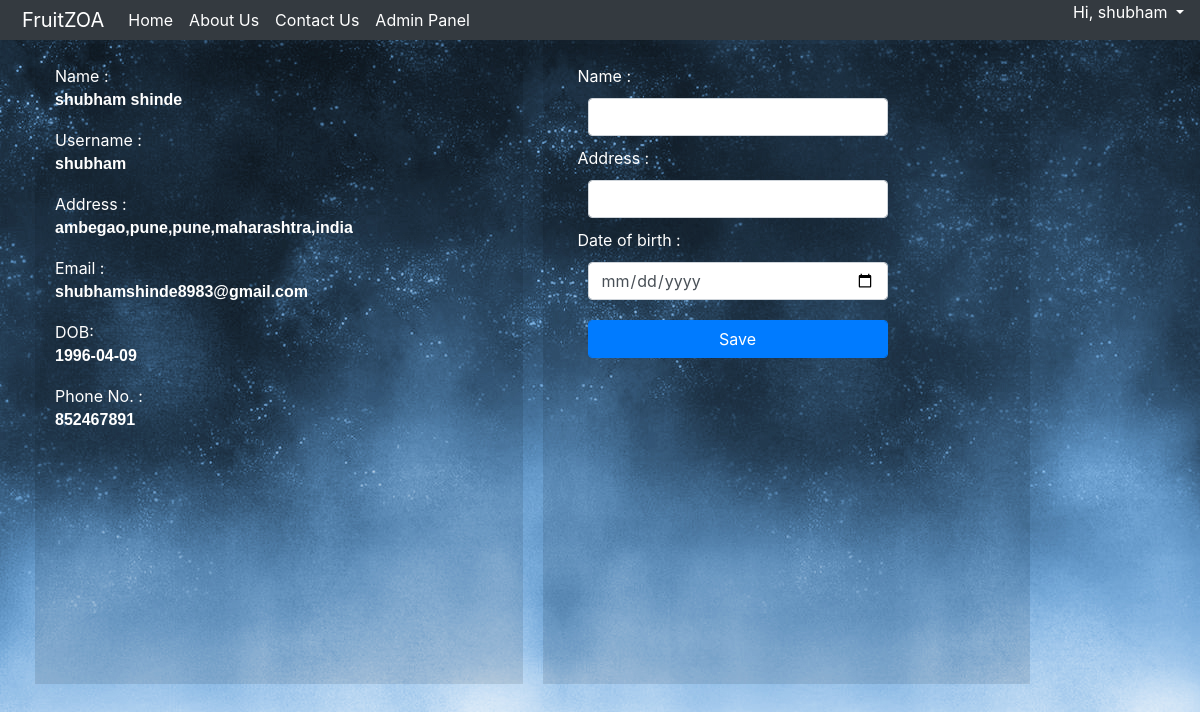
The app's page /Userinfo.php (signed in) with its own data.
### tables this page shows
CREATE TABLE `u_registration` (
  `id` int(11) NOT NULL,
  `Username` varchar(15) NOT NULL,
  `Passwords` varchar(20) NOT NULL,
  `C_Name` text NOT NULL,
  `Address` varchar(50) NOT NULL,
  `email` varchar(40) NOT NULL,
  `DOB` date NOT NULL,
  `Gender` text NOT NULL,
  `Age` int(10) NOT NULL,
  `Phone_no` varchar(12) NOT NULL,
  `date` date NOT NULL,
  `isAdmin` int(11) NOT NULL,
  `fruitid` int(10) NOT NULL,
  `Banana` int(10) DEFAULT NULL,
  `Apple` int(10) DEFAULT NULL,
  `Cherry` int(10) DEFAULT NULL,
  `mango` int(10) DEFAULT NULL,
  `Grapes` int(10) DEFAULT NULL,
  `Strawberry` int(10) DEFAULT NULL,
  `applw` int(10) NOT NULL
);

### Userinfo.php (the view, shortened to what this page needs)
<?php
include("navbar.php");
?>
<html>
<head>
</head>
<body>
	<br>
	<div class="container-fluid col-md-12">
		<div class="container col-md-5">
			<?php
			require_once("DB_controller.php");
			$user=$_SESSION['login'];
			$query="select * from u_registration where Username='$user'";
			$sql = mysqli_query($link,$query);
			$rows = mysqli_fetch_array($sql);
		?>
			<lable>Name : </lable><p id="data"><?php echo$rows[3] ?></p>
			<lable>Username : </lable><p id="data"><?php echo$rows[1] ?></p>
			<lable>Address : </lable><p id="data"><?php echo$rows[4] ?></p>
			<lable>Email : </lable><p id="data"><?php echo$rows[5] ?></p>
			<lable>DOB: </lable><p id="data"><?php echo$rows[6] ?></p>
			<lable>Phone No. : </lable><p id="data"><?php echo $rows[9] ?></p>
		</div>
		<div class="container col-md-5" id="danger">
			<form name="container1" method="post" action="" class="form-group col-md-4">
			<lable>Name : </lable><input type="text" name="name" class="form-control">
			<lable>Address : </lable><input type="text" name="address" class="form-control">
			<lable>Date of birth : </lable><input type="date" name="dob" class="form-control">
			<button type="submit" class="form-control btn btn-primary" name="submit" onClick="save()">Save</button>
			</form>
		</div>
	</div>
</body>
</html></div>

### navbar.php (shortened to what this page needs)
<html>
<head>
</head>
<link rel="stylesheet" href="https://stackpath.bootstrapcdn.com/bootstrap/4.1.3/css/bootstrap.min.css">
<body>
	<nav class="navbar fixed-top navbar-expand-lg navbar-dark bg-dark"> <a class="navbar-brand" href="index.php">FruitZOA</a>
	  <div class="collapse navbar-collapse" id="navbarSupportedContent1">
		<ul class="navbar-nav mr-auto">
		  <li class="nav-item active"> <a class="nav-link" href="index.php">Home <span class="sr-only">(current)</span></a> </li>
		  <li class="nav-item active"> <a class="nav-link" href="aboutUs.php">About Us <span class="sr-only">(current)</span></a> </li>
		  <li class="nav-item active"> <a class="nav-link" href="ContactUs.php">Contact Us <span class="sr-only">(current)</span></a> </li>
		  <li class="nav-item active" id="adminpanel"> <a class="nav-link" href="adminpanel.php">Admin Panel <span class="sr-only">(current)</span></a> </li>
		</ul>
		  <?php
		require_once("DB_controller.php");
		$user = $_SESSION['login'];
		$query = "SELECT * FROM u_registration WHERE Username = '$user'";
		$sql = mysqli_query($link,$query);
		while($row = mysqli_fetch_array($sql)){
			$arr = explode(' ',trim($row[3]));
	  ?>
		<div class="dropdown show log">
			<p style="color:white" id="name" class="dropdown-toggle" href="#" role="button" data-toggle="dropdown" aria-haspopup="true" aria-expanded="false">Hi,
			<?php echo $arr[0];	}?><img class="userimg" src="img/apricot.jpg">  </p>
		</div>
		</div>
	</nav>
</body>
</html>

### navbar.php (style rules this page uses)
.navbar { height:40px; padding: 0px; }
.navbar-brand { padding-left: 6px; }
#name { text-decoration: none; color: white; }

### Userinfo.php (style rules this page uses)
body { background: url("./img/profileback.jpg"); }
.container-fluid { margin-top: 20px; }
.form-control { margin: 10px; width: 300px; }
.container { height:80%; float: left; margin-left: 20px; background: rgba(0,0,0,.1); border: thick; padding: 20px; }
lable { color:white; }
#data { font-family:arial; color:white; width:200PX; font-size:16px; font-weight:bolder; }

### records on screen
u_registration: C_Name "shubham", C_Name "shubham shinde", Username "shubham", Address "ambegao,pune,pune,maharashtra,india", email "shubhamshinde8983@gmail.com", DOB "1996-04-09", Phone_no "852467891"
